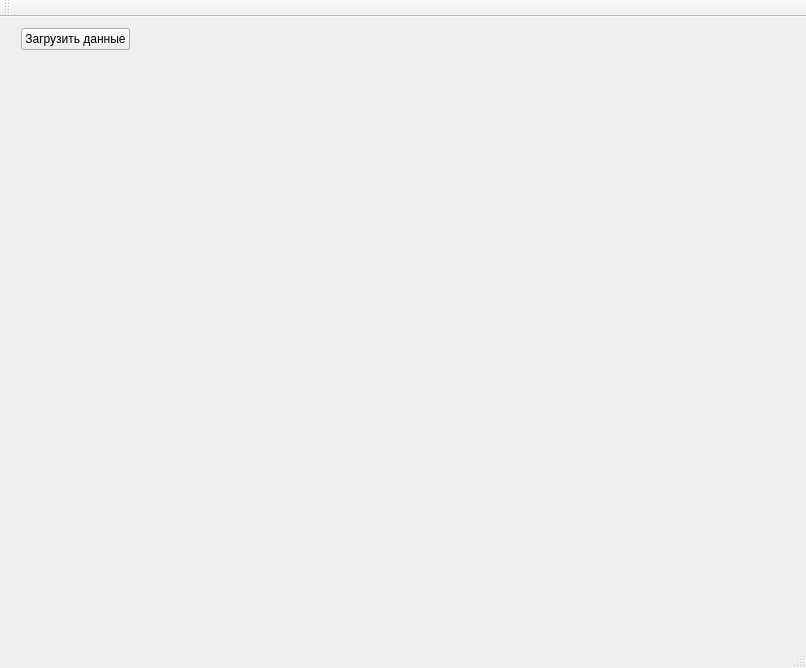
<?xml version="1.0" encoding="UTF-8"?>
<ui version="4.0">
 <class>MainWindow</class>
 <widget class="QMainWindow" name="MainWindow">
  <property name="geometry">
   <rect>
    <x>0</x>
    <y>0</y>
    <width>806</width>
    <height>668</height>
   </rect>
  </property>
  <property name="windowTitle">
   <string>MainWindow</string>
  </property>
  <widget class="QWidget" name="centralWidget">
   <widget class="QWidget" name="layoutWidget">
    <property name="geometry">
     <rect>
      <x>10</x>
      <y>0</y>
      <width>751</width>
      <height>601</height>
     </rect>
    </property>
    <layout class="QVBoxLayout" name="verticalLayout" stretch="0,1">
     <item>
      <layout class="QHBoxLayout" name="horizontalLayout_2">
       <item>
        <widget class="QPushButton" name="pushButton">
         <property name="text">
          <string>Загрузить данные</string>
         </property>
        </widget>
       </item>
       <item>
        <spacer name="horizontalSpacer">
         <property name="orientation">
          <enum>Qt::Horizontal</enum>
         </property>
         <property name="sizeHint" stdset="0">
          <size>
           <width>40</width>
           <height>20</height>
          </size>
         </property>
        </spacer>
       </item>
      </layout>
     </item>
     <item>
      <layout class="QHBoxLayout" name="latticeLayout"/>
     </item>
    </layout>
   </widget>
  </widget>
  <widget class="QMenuBar" name="menuBar">
   <property name="geometry">
    <rect>
     <x>0</x>
     <y>0</y>
     <width>806</width>
     <height>22</height>
    </rect>
   </property>
  </widget>
  <widget class="QToolBar" name="mainToolBar">
   <attribute name="toolBarArea">
    <enum>TopToolBarArea</enum>
   </attribute>
   <attribute name="toolBarBreak">
    <bool>false</bool>
   </attribute>
  </widget>
  <widget class="QStatusBar" name="statusBar"/>
 </widget>
 <layoutdefault spacing="6" margin="11"/>
 <resources/>
 <connections/>
</ui>
